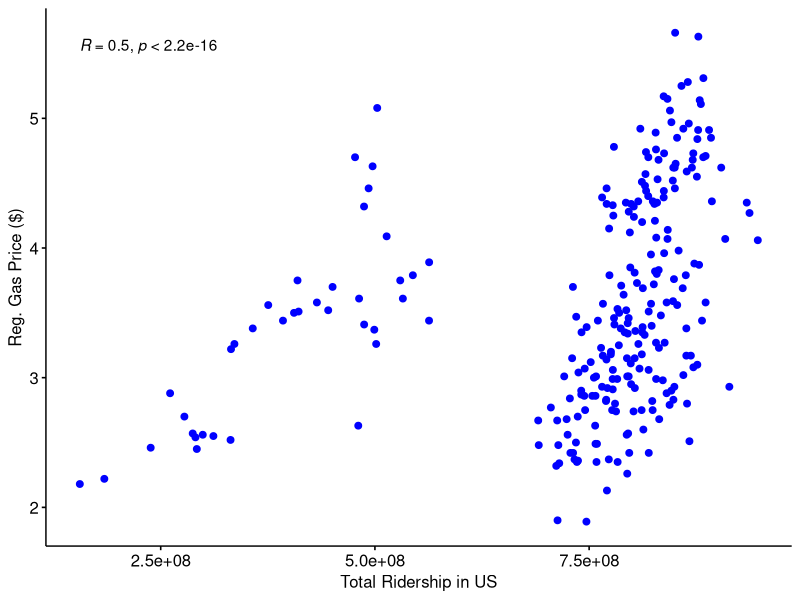
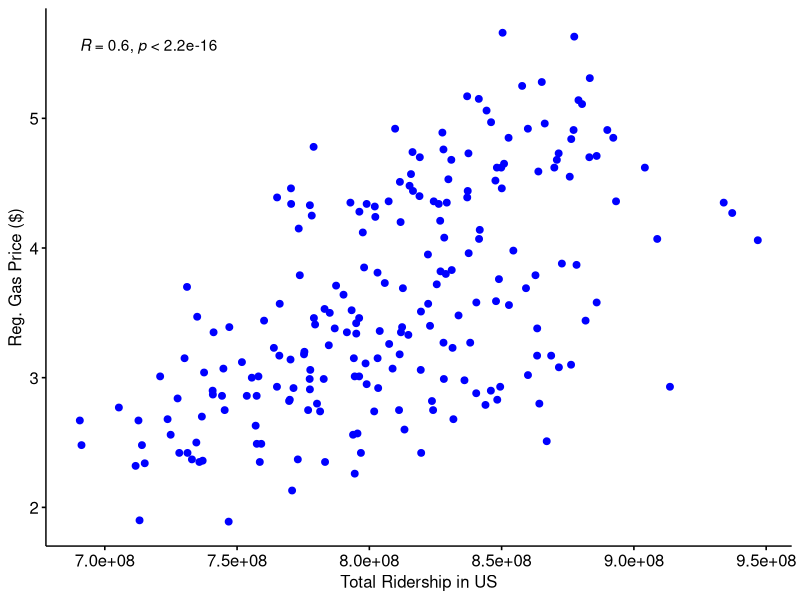
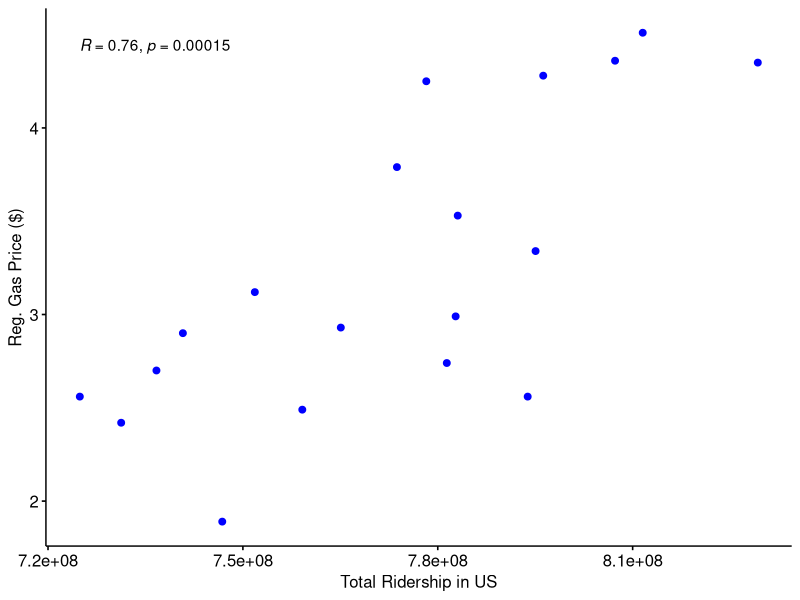

Write the R code that produced these figures, in order. (Note: this script raises an error after producing the figures.)
install.packages("dplyr")
install.packages("ggplot2")
library(dplyr)
library(ggpubr)

combined_data <- read.csv('National_Combined_Data.csv')
head(combined_data)

# Spearman Ranks/Delta Added to Data
combined_data_SM <- combined_data %>% mutate (
  rank_reg_gas = rank(Reg.Gas),
  rank_total = rank(Total),
  d = rank_reg_gas - rank_total,
  d_square = d^2) %>%
  select (Date, Reg.Gas, rank_reg_gas, Total, rank_total, d, d_square)
# Sum of delta test, shoud be 0
sum(combined_data_SM$d)

# Spearman rank correlation calculation
d_square_sum <- sum(combined_data_SM$d_square)
n <- nrow(combined_data_SM)
SM_Corr <- (1-(6*(sum(d_square_sum)))/(n*(n^2-1))) %>% round(2)

# A 5% sig level with n=256 -> 0.123 correlation value
# SM_Corr > 0.123 so we reject the null hypthosis that the national avg. reg. gas price is correlated to total transit ridership in the US
SM_Corr

# Plot Reg Gas vs Total Ridership
ggscatter (combined_data, x="Total", y="Reg.Gas",
           color = "blue", cor.coef = TRUE, cor.method = "spearman",
           xlab = "Total Ridership in US", ylab = "Reg. Gas Price ($)")

## Check if Covid years affect ridership numbers ##
covid_test <- arrange(combined_data, Total)
# All 38 of the data points in our scatter plot are made up of the months 3/1/2020 (covid impact starts) to the end of the time series
head(covid_test, 38)


### Testing Correlation Pre-Covid ###
# Create dataset just to 2/1/2020
data_pre_covid <- slice(combined_data, 1:(n() - 38))

# Rerun the Spearman rank correlation process with adjusted dataset
combined_data_SM_adj <- data_pre_covid %>% mutate (
  rank_reg_gas = rank(Reg.Gas),
  rank_total = rank(Total),
  d = rank_reg_gas - rank_total,
  d_square = d^2) %>%
  select (Date, Reg.Gas, rank_reg_gas, Total, rank_total, d, d_square)
# Sum of delta test, shoud be 0
sum(combined_data_SM_adj$d)

# Spearman rank correlation calculation
d_square_sum_adj <- sum(combined_data_SM_adj$d_square)
n_adj <- nrow(combined_data_SM_adj)
SM_Corr_adj <- (1-(6*(sum(d_square_sum_adj)))/(n_adj*(n_adj^2-1))) %>% round(2)

# A 5% sig level with n=218 -> ~0.16 correlation value
# SM_Corr > 0.16 so we reject the null hypthosis that the national avg. reg. gas price is correlated to total transit ridership in the US
SM_Corr_adj

# Although not strongly correlated, there does still seem to be a positive trend between the two variables
ggscatter (data_pre_covid, x="Total", y="Reg.Gas",
           color = "blue", cor.coef = TRUE, cor.method = "spearman",
           xlab = "Total Ridership in US", ylab = "Reg. Gas Price ($)")


### Testing Correlation of One Specific Month ###
# We've also seen that our ridership numbers are cyclical with the time of year.  Colder winter monthes have lower ridership.
# Let's create a dataset of one specific month year after year until the start of covid to see if there is a correlation
jan_data <- data_pre_covid[seq(1, nrow(data_pre_covid), 12),]

# Test correlation again
# Rerun the Spearman rank correlation process with adjusted dataset
jan_data_SM <- jan_data %>% mutate (
  rank_reg_gas = rank(Reg.Gas),
  rank_total = rank(Total),
  d = rank_reg_gas - rank_total,
  d_square = d^2) %>%
  select (Date, Reg.Gas, rank_reg_gas, Total, rank_total, d, d_square)
# Sum of delta test, shoud be 0
sum(jan_data_SM$d)

# Spearman rank correlation calculation
d_square_sum_jan <- sum(jan_data_SM$d_square)
n_jan <- nrow(jan_data_SM)
SM_Corr_jan <- (1-(6*(sum(d_square_sum_jan)))/(n_jan*(n_jan^2-1))) %>% round(2)

# A 5% sig level with n=19 -> 0.46 correlation value
# SM_Corr > 0.46 so we reject the null hypthosis that the national avg. reg. gas price is correlated to total transit ridership in the US
SM_Corr_jan

# Although not strongly correlated, there does still seem to be a positive trend between the two variables
ggscatter (jan_data, x="Total", y="Reg.Gas",
           color = "blue", cor.coef = TRUE, cor.method = "spearman",
           xlab = "Total Ridership in US", ylab = "Reg. Gas Price ($)")


### Test correlation in fair weather city (San Diego) where weather is close to consistant ###
SanDiego_data <- read.csv('SanDiego_Combined_Data.csv')
head(SanDiego_data)
SanDiego_pre_covid <- slice(SanDiego_data, 1:(n() - 38))

# Spearman Ranks/Delta Added to Data
SanDiego_pre_covid_SM <- SanDiego_pre_covid %>% mutate (
  rank_reg_gas = rank(Reg.Gas),
  rank_total = rank(Total),
  d = rank_reg_gas - rank_total,
  d_square = d^2) %>%
  select (ï..Date, Reg.Gas, rank_reg_gas, Total, rank_total, d, d_square)
# Sum of delta test, shoud be 0
sum(SanDiego_pre_covid_SM$d)

# Spearman rank correlation calculation
d_square_sum <- sum(SanDiego_pre_covid_SM$d_square)
n <- nrow(SanDiego_pre_covid_SM)
SM_Corr <- (1-(6*(sum(d_square_sum)))/(n*(n^2-1))) %>% round(2)

# A 5% sig level with n=256 -> 0.123 correlation value
# SM_Corr > 0.123 so we reject the null hypthosis that the national avg. reg. gas price is correlated to total transit ridership in the US
SM_Corr

# Plot Reg Gas vs Total Ridership
ggscatter (SanDiego_pre_covid, x="Total", y="Reg.Gas",
           color = "blue", cor.coef = TRUE, cor.method = "spearman",
           xlab = "Total Ridership in US", ylab = "Reg. Gas Price ($)")


### Granger Causality Test ###
library(lmtest)
grangertest(Total ~ Reg.Gas, order = 1, data = combined_data)
grangertest(Total ~ Reg.Gas, order = 1, data = data_pre_covid)
grangertest(Total ~ Reg.Gas, order = 1, data = jan_data)
grangertest(Total ~ Reg.Gas, order = 1, data = SanDiego_data)

grangertest(Reg.Gas ~ Total, order = 1, data = combined_data)
grangertest(Reg.Gas ~ Total, order = 1, data = data_pre_covid)
grangertest(Reg.Gas ~ Total, order = 1, data = jan_data)
grangertest(Reg.Gas ~ Total, order = 1, data = SanDiego_data)
